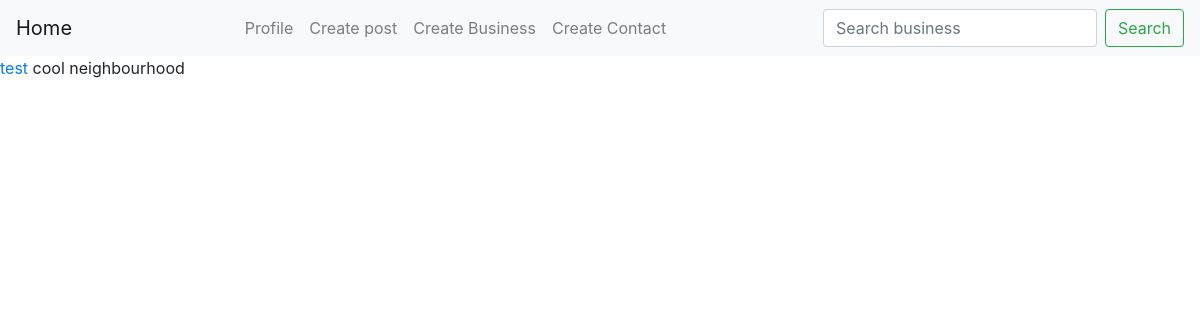
Before: / (signed in) with the older database file.
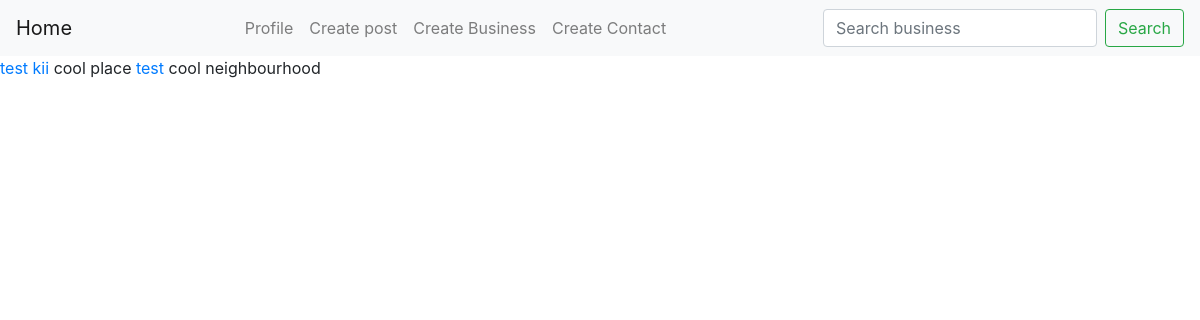
After: the same page with the newer database file.
### posts/models.py (models this page shows, shortened)
class Post(models.Model):
    name = models.CharField(max_length=300)
    neighbourhood = models.ForeignKey(Neighbourhood, on_delete=models.CASCADE, null=True)
    content = models.TextField()
    image = models.FileField(upload_to='post_image', null=True, blank=True)
    user = models.ForeignKey(User, on_delete=models.CASCADE, null=True)

### posts/views.py (the view)
# urls.py: path('', home, name='home'),
@login_required
def home(request):
    profile = Profile.objects.get(user=request.user)
    businesses = Buseiness.objects.filter(neighbourhood=profile.neighbourhood).order_by('-id')
    posts = Post.objects.filter(neighbourhood=profile.neighbourhood).order_by('-id')
    contacts = Contacts.objects.filter(neighbourhood=profile.neighbourhood).order_by('-id')
    context={
        'posts':posts,
        'profile':profile,
        'businesses':businesses,
        'contacts':contacts,
    }
    return render(request, 'home.html',context)

### templates/home.html (shortened to what this page needs)
{% extends 'base.html' %}
{% block content %}
 {% for post in posts %}
    <a href="{% url 'post_details' post.id %}">
        {{post.name}}
     </a>
    {{post.content}}
 {% endfor %}
{% endblock content %}

Changed rows visible on the page:
added Post: name "test kii", content "cool place"
